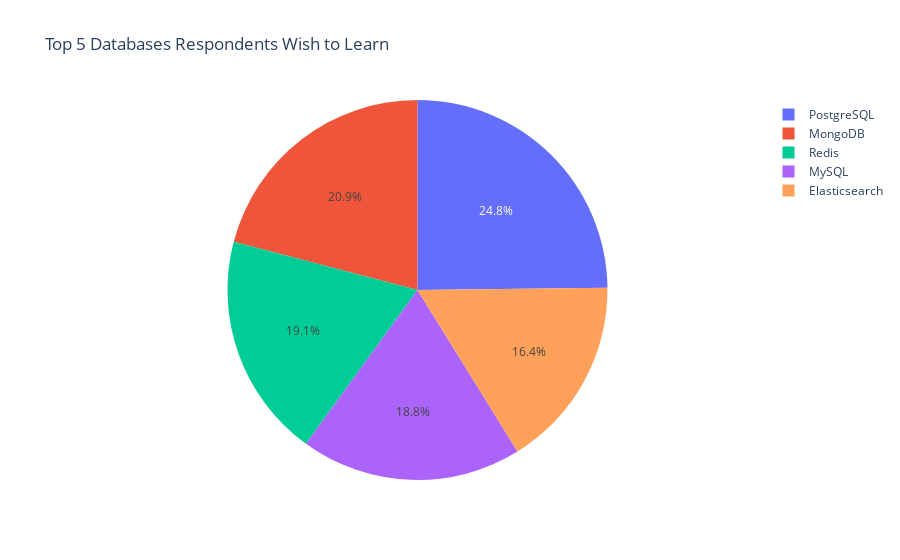

Write notebook code for a chart like this one.
### Markdown cell above
Create a pie chart of the top 5 databases that respondents wish to learn next year. Label the pie chart with database names. Display percentages of each database on the pie chart.

### Code cell
table_nameDB = 'DatabaseDesireNextYear'  # the table you wish to describe

QUERY = """
SELECT sql FROM sqlite_master
WHERE name= '{}'
""".format(table_nameDB)

df = pd.read_sql_query(QUERY,conn)
print(df.iat[0,0])

QUERY = """
SELECT DatabaseDesireNextYear,COUNT(*) as count
FROM DatabaseDesireNextYear
group by DatabaseDesireNextYear
order by COUNT(*)
"""
df_DB= pd.read_sql_query(QUERY,conn)

df_DB.tail()

top_5_DB= df_DB.nlargest(5, 'count')

#Create a pie chart
fig = px.pie(top_5_DB, values='count', names='DatabaseDesireNextYear', title='Top 5 Databases Respondents Wish to Learn')
fig.show()

### Figure 1 — Plotly figure (JSON) as saved in the notebook; plotly's stock layout.template omitted (floating-point values rounded to 4 significant figures)
{"data": [{"domain": {"x": [0, 1], "y": [0, 1]}, "hovertemplate": "DatabaseDesireNextYear=%{label}<br>count=%{value}<extra></extra>", "labels": ["PostgreSQL", "MongoDB", "Redis", "MySQL", "Elasticsearch"], "legendgroup": "", "name": "", "showlegend": true, "type": "pie", "values": [4328, 3649, 3331, 3281, 2856]}], "layout": {"autosize": true, "legend": {"tracegroupgap": 0}, "title": {"text": "Top 5 Databases Respondents Wish to Learn"}}}
